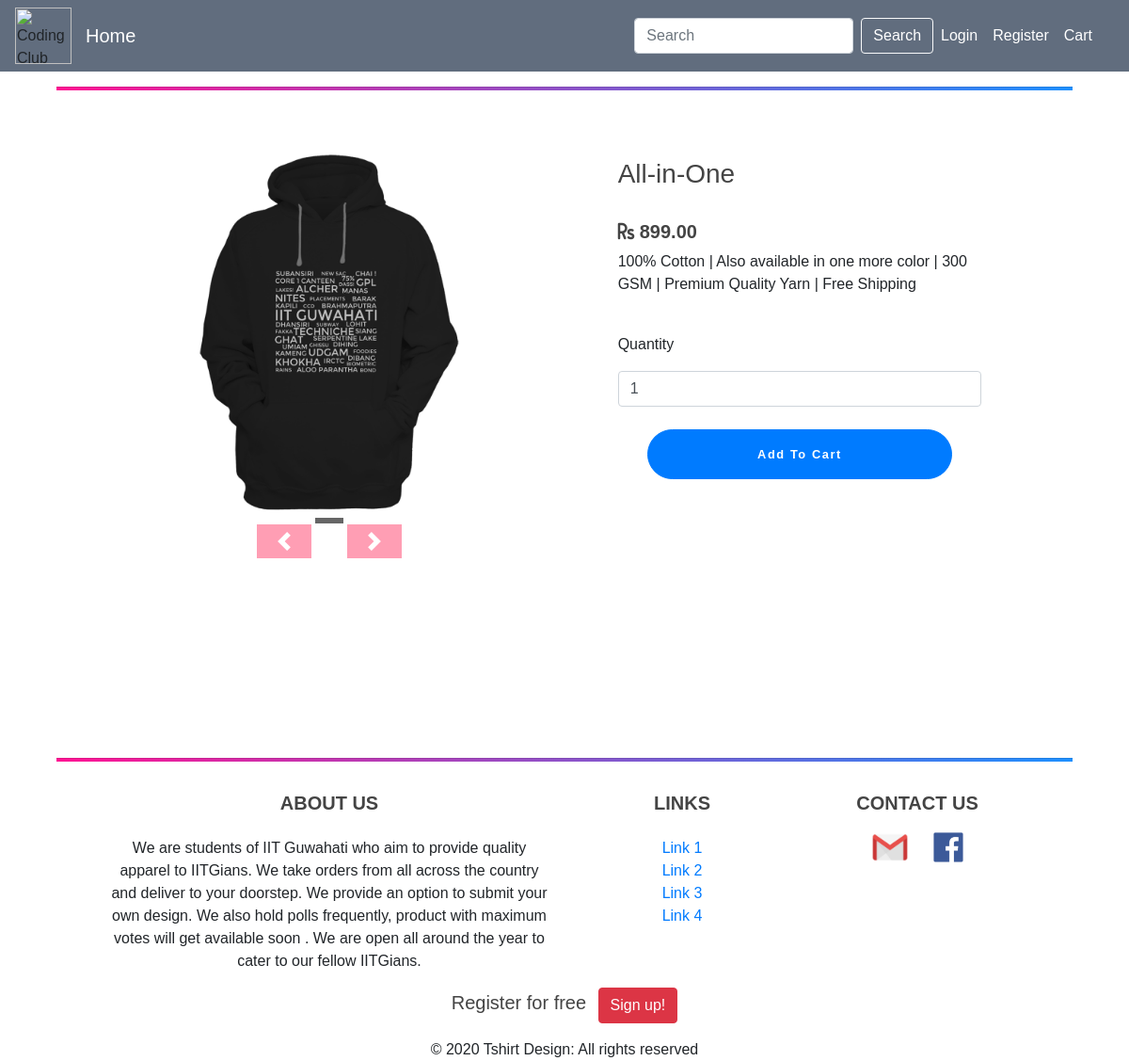
Page /15/all-one/ on the committed database.
### blog/models.py (models this page shows, shortened)
class Product(models.Model):
    merchant = models.ForeignKey(User, on_delete=models.CASCADE, limit_choices_to={'groups': 1})
    category = models.ForeignKey(Category, related_name='products', on_delete=models.CASCADE)
    name = models.CharField(max_length=150)
    description = models.TextField(blank=True)
    price = models.DecimalField(decimal_places=2, max_digits=10)
    slug = models.SlugField(max_length=150)
    stock = models.PositiveIntegerField(default=1)
    available = models.BooleanField(default=1)
    created_at = models.DateTimeField(auto_now_add=True)
    updated_at = models.DateTimeField(auto_now=True)
    image = models.ImageField(upload_to='products')
    image1 = models.ImageField(upload_to='products', blank=True, null=True)
    image2 = models.ImageField(upload_to='products', blank=True, null=True)
    image3 = models.ImageField(upload_to='products', blank=True, null=True)
    class Meta:
        ordering = ('name',)
        index_together = (('id', 'slug'),)

### blog/views.py (the view)
# urls.py: re_path(r'^(?P<id>\d+)/(?P<slug>[-\w]+)/$', views.product_detail, name='product_detail'),
def product_detail(request, id, slug):
    product = get_object_or_404(Product, id=id, slug=slug, available=True)
    context = {
        'product': product
    }
    return render(request, 'blog/details.html', context)

### blog/models.py (called while the page is built)
    def all(self):
        return super(VariationsManager,self).filter(active=True)

### blog/templates/blog/details.html (shortened to what this page needs)
{% extends "blog/base.html" %}
{% load static %}
{% block content %}
    <br>
    <br>
    <div class="col-sm-10 col-lg-10 col-md-10 mx-auto mb-4">
        <div class="row">
            <div class="col-lg-5 col-md-6 col-sm-9 mx-auto mb-4">
                <div id="carousel-thumb" class="carousel slide carousel-fade carousel-thumbnails" data-interval="false">
                    <div class="carousel-inner" role="listbox">
                        <div class="carousel-item active">
                            <img class="d-block w-100" src="{{ product.image.url }}" alt="First slide">
                        </div>
                    </div>
                    <a class="carousel-control-prev py-2" style="background-color: #ff3f6c; left: 30%; top: auto; bottom: -12%" href="#carousel-thumb" role="button" data-slide="prev">
                        <span class="carousel-control-prev-icon" aria-hidden="true"></span>
                    </a>
                    <a class="carousel-control-next py-2"  style="background-color: #ff3f6c;right: 30%; top: auto; bottom: -12%" href="#carousel-thumb" role="button" data-slide="next">
                        <span class="carousel-control-next-icon" aria-hidden="true"></span>
                    </a>
                    <ol class="carousel-indicators mb-0 mt-0" style="bottom: -5%">
                        <li data-target="#carousel-thumb" data-slide-to="0" class="active li-bg-color">
                        </li>
                    </ol>
                </div>
            </div>
            <div class="col-lg-5 col-md-5 col-sm-10 mx-auto py-2">
                <h3 class="">{{ product.name }}</h3>
                <br>
                <h5 class=""><strong> <i class="fa fa-rupee-sign"></i> {{ product.price }}</strong> </h5>
                <p class="">{{ product.description|safe|linebreaksbr }}</p>
                <br>
                <form class="form-signin" method='POST' action='{% url 'add_to_cart' product.slug %}'>
                    <p>Quantity</p>
                    <input class="form-control" name="qty" type='number' value="1" min="1" >
                    <br>
                    <div class="col-sm-11 mx-auto">
                        <button class="btn btn-lg btn-primary btn-block" type="submit" value="Add to Cart">Add To Cart</button>
                    </div>
                </form>
            </div>
        </div>
    </div>
{% endblock %}

### blog/static/blog/main.css (style rules this page uses)
body { position: relative; margin: 0; padding-bottom: 6rem; min-height: 100%; background: #fff; color: #333333; }
h1, h2, h3, h4, h5, h6 { color: #444444; }
.form-signin { width: 100%; }
.form-signin .btn { font-size: 80%; border-radius: 5rem; letter-spacing: .1rem; font-weight: bold; padding: 1rem; transition: all 0.2s; }
#bootstrap-overrides .li-bg-color { background-color: #666; padding-top: 1%; margin-right: 5%; margin-left: 5%; }
#bootstrap-overrides .active { background-color: #666; }

### rows in the picture
Product: image (picture), name "All-in-One", price "899.00", description "100% Cotton | Also available in one more color | 300 GSM | Premium Quality Yarn | Free Shipping"
